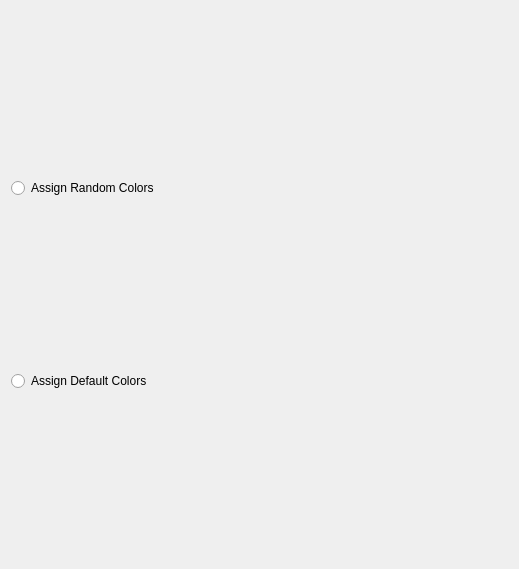
<?xml version="1.0" encoding="UTF-8"?>
<ui version="4.0">
 <class>ZoneBrowserPrefWidget</class>
 <widget class="QWidget" name="ZoneBrowserPrefWidget">
  <property name="geometry">
   <rect>
    <x>0</x>
    <y>0</y>
    <width>519</width>
    <height>569</height>
   </rect>
  </property>
  <property name="windowTitle">
   <string>Form</string>
  </property>
  <layout class="QVBoxLayout" name="verticalLayout">
   <item>
    <widget class="QRadioButton" name="mRandomButton">
     <property name="text">
      <string>Assign Random Colors</string>
     </property>
    </widget>
   </item>
   <item>
    <widget class="QRadioButton" name="mSingleColorButton">
     <property name="text">
      <string>Assign Default Colors</string>
     </property>
    </widget>
   </item>
  </layout>
 </widget>
 <resources/>
 <connections/>
</ui>
